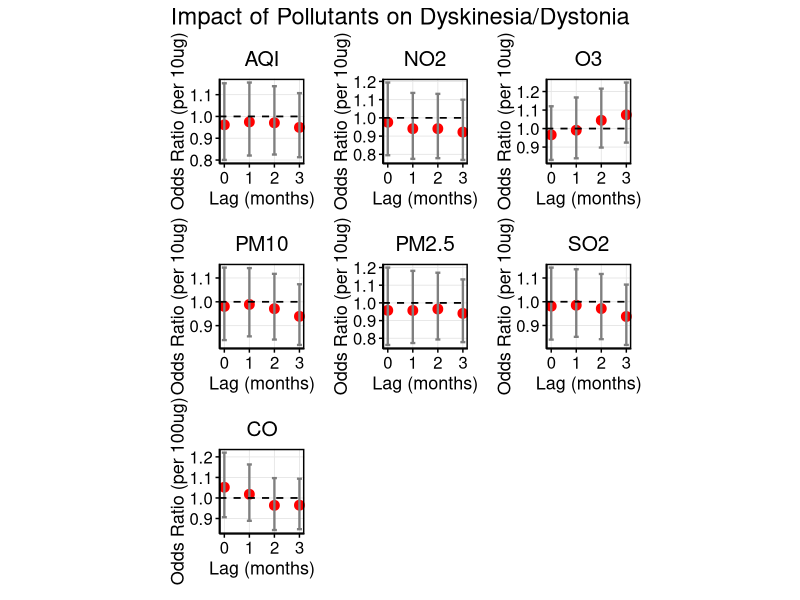
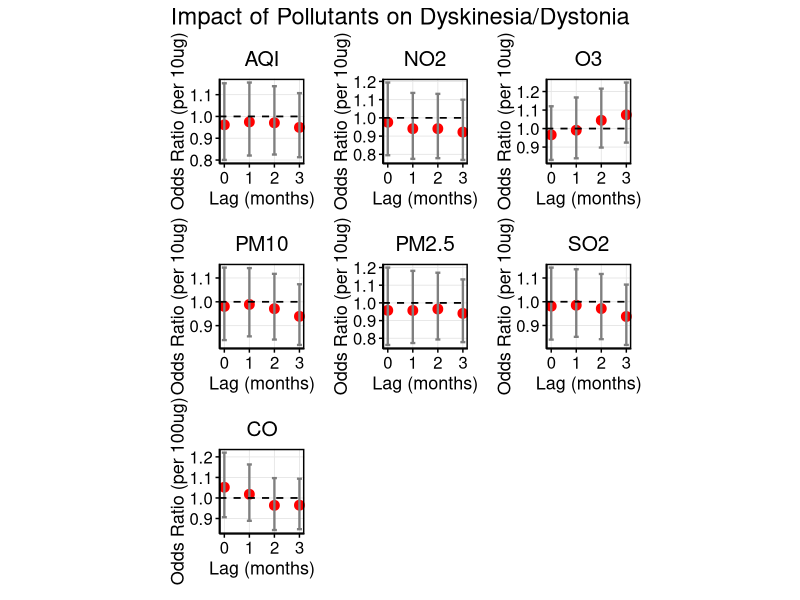

Write the R code that produced these figures, in order.
setwd("/Users/shij/Documents/GitHub/NMDA_data_analysis/")
my.dat<-readxl::read_xlsx("NMDA_with_population_sex_ratio_age_portion.xlsx")
setwd("/Users/shij/Documents/GitHub/NMDA_data_analysis/251211/")

# ============================
# 1. Load Required Packages
# ============================
library(ggplot2)
library(dplyr)
library(tidyr)
library(broom)
library(patchwork)   # For combining plots
library(writexl)     # For exporting table

# ============================
# 2. Simplify Outcome Variable Name & Convert to Factor
# ============================
# Rename column for simplicity (if needed)
names(my.dat)[names(my.dat) == "Dyskinesia/dystonia"] <- "Dyskinesia"

# Check current class
class(my.dat$Dyskinesia)
table(my.dat$Dyskinesia)  # Should show 0 and 1

# Convert to factor (binary logistic regression expects factor or 0/1)
my.dat$Dyskinesia <- factor(my.dat$Dyskinesia, levels = c(0, 1), ordered = FALSE)

# Verify
str(my.dat$Dyskinesia)

# ============================
# 3. Define Pollutants and Lags
# ============================
pollutants <- c("AQI", "NO2", "O3", "CO", "PM10", "PM2.5", "SO2")  # CO is 4th
lags <- c("M0", "M1", "M2", "M3")

# Create column name patterns
pollutant_cols <- sapply(pollutants, function(p) {
  paste0(p, "_", lags)
}, simplify = FALSE)

# ============================
# 4. Fit Binary Logistic Regression for Each Pollutant-Lag
# ============================
results_list <- list()

for (pollutant in pollutants) {
  lag_cols <- pollutant_cols[[pollutant]]
  for (lag_col in lag_cols) {
    # Check if column has variation and not all NA
    data_col <- my.dat[[lag_col]]
    if (all(is.na(data_col)) || length(unique(data_col[!is.na(data_col)])) <= 1) {
      message("Skipping ", lag_col, " — no variation or all NA")
      next
    }
    
    # Fit binary logistic regression
    model <- glm(Dyskinesia ~ ., data = my.dat[, c("Dyskinesia", lag_col)], 
                 family = binomial, na.action = na.omit)
    
    # Extract summary
    model_summary <- tidy(model, conf.int = TRUE, exponentiate = TRUE) %>%
      filter(term == lag_col) %>%
      mutate(Pollutant = pollutant,
             Lag = gsub(".*_", "", lag_col),
             Lag_Num = as.numeric(gsub("M", "", lag_col)))
    
    results_list <- append(results_list, list(model_summary))
  }
}

# Combine all results
results_df <- bind_rows(results_list)

# ============================
# 5. Clean and Format Results
# ============================
results_df <- results_df %>%
  mutate(
    Lag = trimws(toupper(Lag)),
    Lag.Num = as.numeric(gsub("^M(\\d+)$", "\\1", Lag))
  ) %>%
  filter(!is.na(Lag.Num))

# # ============================
# # 6. Create 7 Individual Plots (One per Pollutant) — NO TEXT LABELS
# # ============================
# # Get pollutants in desired order
# pollutants_plot <- c("AQI", "NO2", "O3", "CO", "PM10", "PM2.5", "SO2")
# 
# # Create list of individual plots
# plot_list <- lapply(pollutants_plot, function(poll) {
#   df_sub <- results_df %>% filter(Pollutant == poll)
#   
#   p <- ggplot(df_sub, aes(x = Lag.Num, y = estimate, ymin = conf.low, ymax = conf.high)) +
#     geom_point(color = "red", size = 3) +
#     geom_errorbar(width = 0.2, color = "gray50", size = 0.8) +
#     geom_hline(yintercept = 1, linetype = "dashed", color = "black", size = 0.6) +
#     labs(
#       x = "Lag (months)",
#       y = "Odds Ratio (OR)",
#       title = poll
#     ) +
#     theme_minimal() +
#     theme(
#       panel.border = element_rect(color = "black", fill = NA, size = 1),
#       panel.background = element_blank(),
#       panel.grid.major = element_line(color = "gray90", size = 0.3),
#       panel.grid.minor = element_blank(),
#       axis.line = element_line(color = "black", size = 0.5),
#       axis.ticks = element_line(color = "black", size = 0.5),
#       axis.text = element_text(size = 12, color = "black"),
#       axis.title = element_text(size = 13, color = "black"),
#       plot.title = element_text(hjust = 0.5, size = 15, color = "black"),
#       plot.margin = margin(10, 10, 10, 10),
#       axis.title.y = element_text(angle = 90, vjust = 0.5),
#       aspect.ratio = 1  # ← Forces square panels
#     ) +
#     # ✅ No text labels — remove all geom_text
#     # ✅ Tight x-axis: no extra padding
#     scale_x_continuous(
#       breaks = c(0, 1, 2, 3), 
#       labels = c("0", "1", "2", "3"),
#       expand = expansion(add = c(0.1, 0.1))  # ← Tight padding
#     )
#   
#   return(p)
# })
# 
# # ============================
# # 7. Combine All 7 Plots in a Single Row — CO LAST
# # ============================
# p_combined <- plot_list[[1]] + plot_list[[2]] + plot_list[[3]] + plot_list[[5]] + 
#   plot_list[[6]] + plot_list[[7]] + plot_list[[4]] +
#   plot_annotation(title = "Impact of Pollutants on Dyskinesia/Dystonia",
#                   theme = theme(plot.title = element_text(hjust = 0.5, size = 17, color = "black")))
# 
# # Display plot
# print(p_combined)
# 
# # Optional: Save as PNG with width=12, height=15
# ggsave("NMDAR_Dyskinesia.png", p_combined, width = 12, height = 15, dpi = 300, units = "in")


# ============================
# 6. Create 7 Individual Plots (One per Pollutant) — NO TEXT LABELS
# ============================
# Get pollutants in desired order
pollutants_plot <- c("AQI", "NO2", "O3", "CO", "PM10", "PM2.5", "SO2")

# Create list of individual plots
plot_list <- lapply(pollutants_plot, function(poll) {
  df_sub <- results_df %>% filter(Pollutant == poll)
  
  # Apply transformation based on pollutant
  if (poll == "CO") {
    df_sub <- df_sub %>%
      mutate(
        y = estimate^0.1,
        ymin = conf.low^0.1,
        ymax = conf.high^0.1
      )
    y_label <- "Odds Ratio (per 100ug)"
  } else {
    df_sub <- df_sub %>%
      mutate(
        y = estimate^10,
        ymin = conf.low^10,
        ymax = conf.high^10
      )
    y_label <- "Odds Ratio (per 10ug)"
  }
  
  p <- ggplot(df_sub, aes(x = Lag.Num, y = y, ymin = ymin, ymax = ymax)) +
    geom_point(color = "red", size = 3) +
    geom_errorbar(width = 0.2, color = "gray50", size = 0.8) +
    geom_hline(yintercept = 1, linetype = "dashed", color = "black", size = 0.6) +
    labs(
      x = "Lag (months)",
      y = y_label,  # ← Custom y-label per pollutant
      title = poll
    ) +
    theme_minimal() +
    theme(
      panel.border = element_rect(color = "black", fill = NA, size = 1),
      panel.background = element_blank(),
      panel.grid.major = element_line(color = "gray90", size = 0.3),
      panel.grid.minor = element_blank(),
      axis.line = element_line(color = "black", size = 0.5),
      axis.ticks = element_line(color = "black", size = 0.5),
      axis.text = element_text(size = 12, color = "black"),
      axis.title = element_text(size = 13, color = "black"),
      plot.title = element_text(hjust = 0.5, size = 15, color = "black"),
      plot.margin = margin(10, 10, 10, 10),
      axis.title.y = element_text(angle = 90, vjust = 0.5),
      aspect.ratio = 1  # ← Forces square panels
    ) +
    scale_x_continuous(
      breaks = c(0, 1, 2, 3), 
      labels = c("0", "1", "2", "3"),
      expand = expansion(add = c(0.1, 0.1))  # ← Tight padding
    )
  
  return(p)
})

# ============================
# 7. Combine All 7 Plots in a Single Row — CO LAST
# ============================
p_combined <- plot_list[[1]] + plot_list[[2]] + plot_list[[3]] + plot_list[[5]] + 
  plot_list[[6]] + plot_list[[7]] + plot_list[[4]] +
  plot_annotation(title = "Impact of Pollutants on Dyskinesia/Dystonia",
                  theme = theme(plot.title = element_text(hjust = 0.5, size = 17, color = "black")))

# Display plot
print(p_combined)

# Optional: Save as PNG with width=12, height=15
ggsave("NMDAR_Dyskinesia.png", p_combined, width = 12, height = 15, dpi = 300, units = "in")


# ============================
# 8. Create Clean Results Table (Include CO, OR, 95% CI, p-value)
# ============================

# Create clean table
table_df <- results_df %>%
  select(Pollutant, Lag, estimate, conf.low, conf.high, p.value) %>%
  mutate(
    `Odds Ratio (OR)` = round(estimate, 4),
    `95% CI` = paste0(round(conf.low, 4), " – ", round(conf.high, 4)),
    `p-value` = ifelse(p.value < 0.001, 
                       format(p.value, scientific = TRUE, digits = 2),
                       round(p.value, 4)),
    `Pollutant & Lag` = paste(Pollutant, Lag, sep = "_")
  ) %>%
  arrange(Pollutant, Lag) %>%
  select(`Pollutant & Lag`, `Odds Ratio (OR)`, `95% CI`, `p-value`)

# Export to Excel file
write_xlsx(table_df, "NMDAR_Dyskinesia.xlsx")
